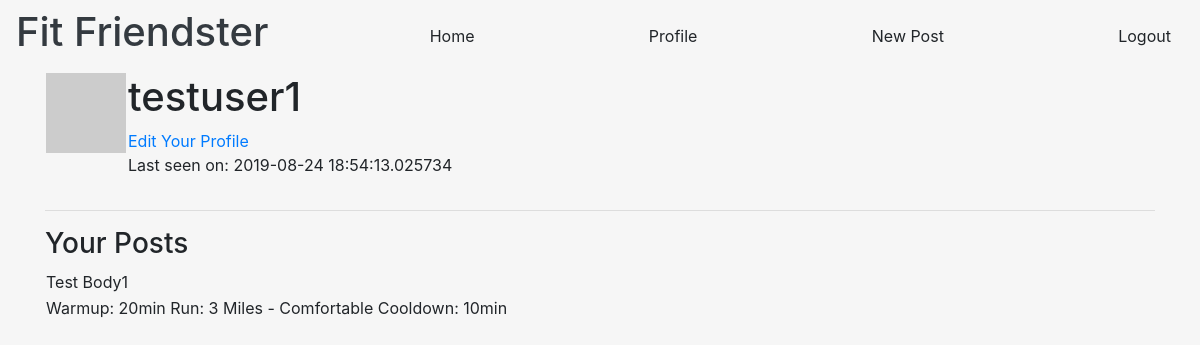
/user/testuser1 (signed in), run on the app's committed database.
### app/models.py (models this page shows, shortened)
class User(UserMixin, db.Model):
    id = db.Column(db.Integer, primary_key=True)
    username = db.Column(db.String(64), index=True, unique=True)
    first_name = db.Column(db.String(32))
    last_name = db.Column(db.String(32))
    email = db.Column(db.String(64), index=True, unique=True)
    password_hash = db.Column(db.String(128))
    about_me = db.Column(db.String(140))
    last_seen = db.Column(db.DateTime, default=datetime.utcnow)
    active = db.Column(db.Boolean)
    user_type = db.Column(db.String(64))
    posts = db.relationship('Post', backref='author', lazy='dynamic')
    def avatar(self, size):
        digest = md5(self.email.lower().encode('utf-8')).hexdigest()
        return 'https://www.gravatar.com/avatar/{}?d=identicon&s={}'.format(digest,size)

class Post(db.Model):
    id = db.Column(db.Integer, primary_key=True)
    title = db.Column(db.String(140))
    body = db.Column(db.String(140))
    timestamp = db.Column(db.DateTime, index=True, default=datetime.utcnow)
    user_id = db.Column(db.Integer, db.ForeignKey('user.id'))

### app/routes.py (the view)
@app.route('/user/<username>')
@login_required
def user(username):
    user = User.query.filter_by(username=username).first_or_404()
    posts = Post.query.filter_by(user_id=user.id).all()
    return render_template('user.html', title='Profile', user=user, posts=posts)

### app/models.py (called while the page is built)
@login.user_loader
def load_user(id):
    return User.query.get(int(id))

### app/routes.py (called while the page is built)
@app.before_request
def before_request():
    if current_user.is_authenticated:
        current_user.last_seen = datetime.utcnow()
        db.session.commit()

### app/templates/user.html (shortened to what this page needs)
{% extends "base.html" %}
{% block app_content %}
    <table>
        <tr valign="top">
            <td><img src="{{ user.avatar(128) }}"></td>
            <td>
                <h1>{{ user.username }}</h1>
                <a href="{{ url_for('edit_profile') }}">Edit Your Profile</a>
                {% if user.last_seen %}
                    <p>Last seen on: {{ user.last_seen }}</p>
                {% endif %}
            </td>
        </tr>
    </table>
    <hr>
        <h3>Your Posts</h3>
        {% for post in posts %}
            {% include '_post.html' %}
        {% endfor %}
{% endblock %}

### app/templates/_post.html
<table>
    <tr valign="top">
        <td
            {{ post.author.username }} says: <br>
            {{ post.body }}
        </td>
    </tr>
</table>

### app/static/styles/base.css (style rules this page uses)
body { background-color: rgba(238, 238, 238, 0.5) !important; background-image: url("https://lh3.googleusercontent.com/Ye6KQ9ZykEWM-KRvGyFK4bJw46YjSk3ykM5nRfwChkEk9jco4NYzXyqyN1JLaJiIGfjFiJW2th52w0a344A8gSdGn49mt-i4GEcqtk34yJnVduKogmziRuLRVTdMDJmgDkRVRheBpis=w2132-h1600-no"); background-blend-mode: color; background-size: cover; background-repeat: no-repeat; height: 1000px; overflow: scroll; }

### data on the page
User: username "testuser1", last_seen "2019-08-24 18:54:13.025734"
Post: body "Test Body1"
Post: body "Warmup: 20min Run: 3 Miles - Comfortable Cooldown: 10min"
